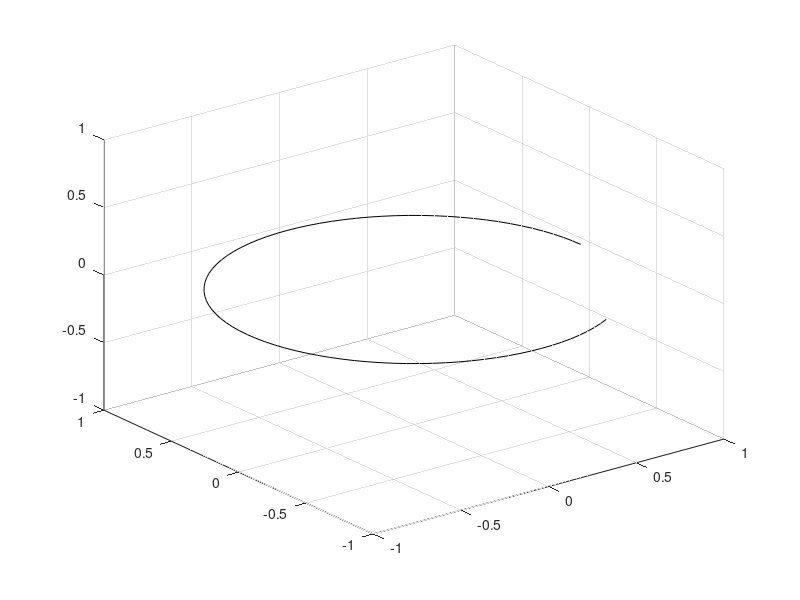

The MATLAB source for this figure:
clear, clc;
t = 0:pi/50:5*pi/3;  % +-150 degree
r = 0.95;
x_center = 0;
y_center = 0;
x = r * cos(t) + x_center;
y = r * sin(t) + y_center;
z = zeros(1, length(t));
plot3(x, y, z, '-k'), grid;
